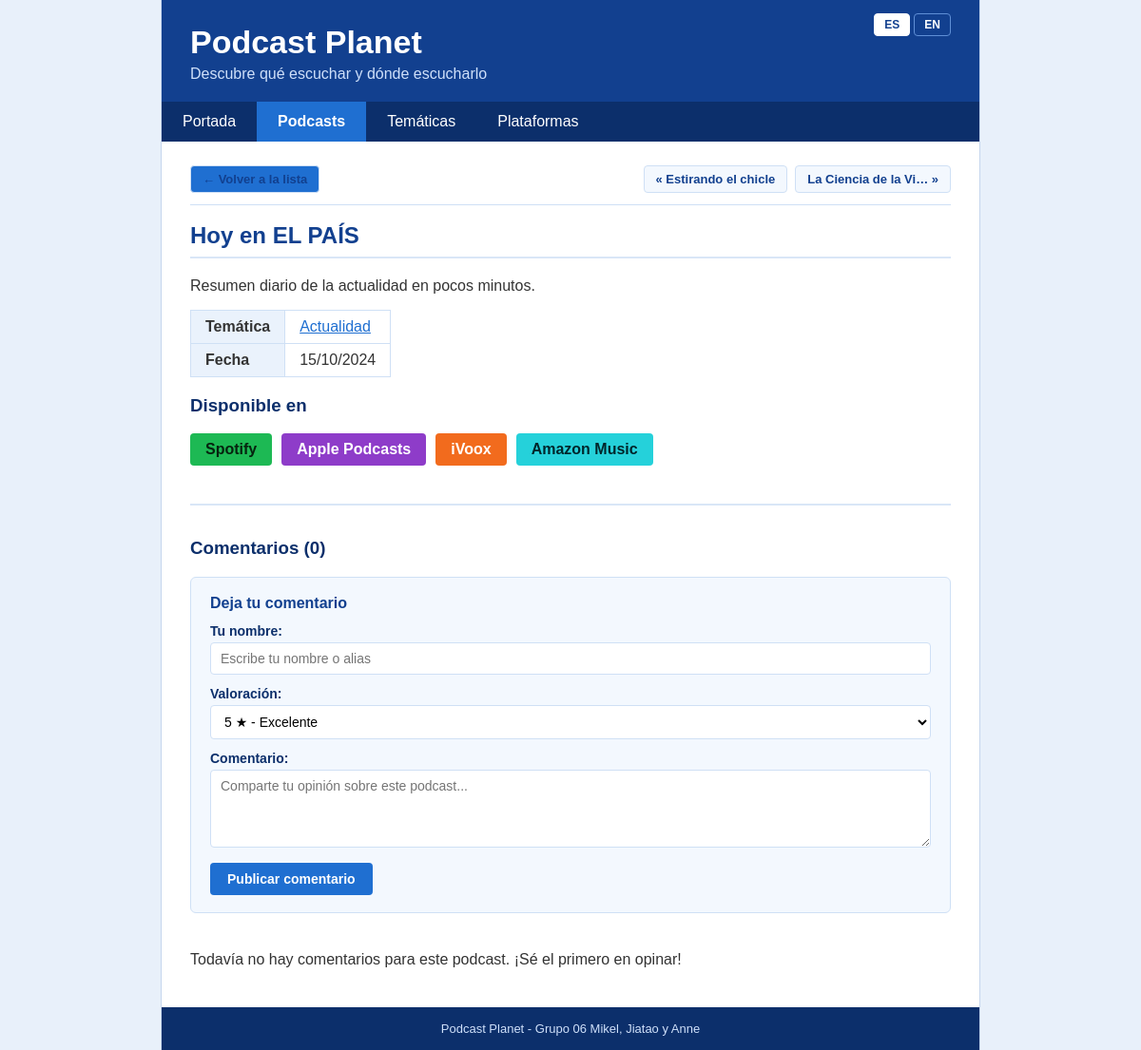
/es/podcasts/5/, run on the app's committed database.
### apppodcasts/models.py (models this page shows, shortened)
class Podcast(models.Model):
    tematica = models.ForeignKey(Tematica, on_delete=models.CASCADE)
    plataformas = models.ManyToManyField(Plataforma)
    nombre = models.CharField(max_length=80)
    descripcion = models.TextField()
    descripcion_en = models.TextField(blank=True, default='')
    fecha = models.DateField()
    @property
    def descripcion_t(self):
        return _segun_idioma(self.descripcion, self.descripcion_en)

class Tematica(models.Model):
    nombre = models.CharField(max_length=50)
    descripcion = models.TextField()
    nombre_en = models.CharField(max_length=50, blank=True, default='')
    descripcion_en = models.TextField(blank=True, default='')
    @property
    def nombre_t(self):
        return _segun_idioma(self.nombre, self.nombre_en)

class Plataforma(models.Model):
    nombre = models.CharField(max_length=50)
    web = models.URLField()

### apppodcasts/views.py (the view, shortened to what this page needs)
# urls.py: path('podcasts/<int:pk>/', PodcastDetailView.as_view(), name='podcast'),
class PodcastDetailView(DetailView):
    model = Podcast
    queryset = Podcast.objects.select_related('tematica').prefetch_related('plataformas', 'comentarios')
    template_name = 'podcast.html'
    context_object_name = 'podcast'
    def get_context_data(self, **kwargs):
        context = super().get_context_data(**kwargs)
        podcast = self.object
        todos_podcasts = list(Podcast.objects.order_by('nombre').only('id', 'nombre'))
        indice = todos_podcasts.index(podcast)
        anterior = todos_podcasts[indice - 1] if indice > 0 else None
        siguiente = todos_podcasts[indice + 1] if indice < len(todos_podcasts) - 1 else None
        context['plataformas'] = podcast.plataformas.all()
        context['comentarios'] = podcast.comentarios.all()
        context['form'] = kwargs.get('form') or ComentarioForm()
        context['anterior'] = anterior
        context['siguiente'] = siguiente
        return context

### apppodcasts/forms.py
class ComentarioForm(forms.ModelForm):
    class Meta:
        model = Comentario
        fields = ['autor', 'valoracion', 'texto']
        labels = {
            'autor': _('Tu nombre'),
            'valoracion': _('Valoración'),
            'texto': _('Comentario'),
        }
        widgets = {
            'autor': forms.TextInput(attrs={
                'placeholder': _('Escribe tu nombre o alias'),
            }),
            'texto': forms.Textarea(attrs={
                'rows': 4,
                'placeholder': _('Comparte tu opinión sobre este podcast...'),
            }),
        }

### apppodcasts/models.py (called while the page is built)
def _segun_idioma(texto_es, texto_en):
    if (get_language() or '').startswith('en') and texto_en:
        return texto_en
    return texto_es

### apppodcasts/templates/podcast.html (shortened to what this page needs)
{% extends "base.html" %}
{% load i18n %}
{% block contenido %}
<nav class="barra-navegacion-detalle" aria-label="{% trans 'Navegación entre podcasts' %}">
    <a class="btn-nav js-volver" href="{% url 'podcasts' %}">&larr; {% trans "Volver a la lista" %}</a>
    <div class="nav-paginacion">
        {% if anterior %}
            <a id="btn-anterior" class="btn-nav" href="{% url 'podcast' anterior.id %}" title="{% trans 'Atajo: tecla flecha izquierda' %}">&laquo; {{ anterior.nombre|truncatechars:20 }}</a>
        {% else %}
            <span class="btn-nav deshabilitado">&laquo; {% trans "Anterior" %}</span>
        {% endif %}
        {% if siguiente %}
            <a id="btn-siguiente" class="btn-nav" href="{% url 'podcast' siguiente.id %}" title="{% trans 'Atajo: tecla flecha derecha' %}">{{ siguiente.nombre|truncatechars:20 }} &raquo;</a>
        {% else %}
            <span class="btn-nav deshabilitado">{% trans "Siguiente" %} &raquo;</span>
        {% endif %}
    </div>
</nav>
<h2>{{ podcast.nombre }}</h2>
<p>{{ podcast.descripcion_t }}</p>
<table>
    <tr>
        <th>{% trans "Temática" %}</th>
        <td><a href="{% url 'tematica' podcast.tematica.id %}">{{ podcast.tematica.nombre_t }}</a></td>
    </tr>
    <tr>
        <th>{% trans "Fecha" %}</th>
        <td>{{ podcast.fecha|date:"d/m/Y" }}</td>
    </tr>
</table>
<h3>{% trans "Disponible en" %}</h3>
{% if plataformas %}
    <ul class="botones">
    {% for pl in plataformas %}
        <li><a class="pl-{{ pl.nombre|slugify }}" href="{% url 'plataforma' pl.id %}">{{ pl.nombre }}</a></li>
    {% endfor %}
    </ul>
{% else %}
    <p>{% trans "No está en ninguna plataforma." %}</p>
{% endif %}
<section class="seccion-comentarios">
    <h3>{% trans "Comentarios" %} (<span id="total-comentarios">{{ comentarios|length }}</span>)</h3>
    <form method="post" id="form-comentario" class="form-comentario">
        <h4>{% trans "Deja tu comentario" %}</h4>
        {{ form.as_p }}
        <button type="submit" id="btn-publicar" class="boton-enviar">{% trans "Publicar comentario" %}</button>
    </form>
    {% if not comentarios %}
        <p id="sin-comentarios">{% trans "Todavía no hay comentarios para este podcast. ¡Sé el primero en opinar!" %}</p>
    {% endif %}
</section>
{% endblock %}

### apppodcasts/static/css/estilos.css (style rules this page uses)
:root { --azul-fondo: #e8f0fa; --azul-claro: #f3f8fe; --azul-borde: #cfe0f5; --azul-suave: #dbe8f8; --azul-medio: #1f6fd1; --azul-oscuro: #12408f; --azul-noche: #0c2f6b; --pl: #1f6fd1; --pl-texto: #ffffff; }
body { margin: 0; font-family: Verdana, Arial, sans-serif; background-color: var(--azul-fondo); color: #333333; }
a { color: var(--azul-medio); }
nav { background-color: var(--azul-noche); }
nav a { display: block; padding: 12px 22px; color: #ffffff; text-decoration: none; }
h2 { margin-top: 0; padding-bottom: 8px; color: var(--azul-oscuro); border-bottom: 2px solid #d9e6f7; }
h3 { color: var(--azul-noche); }
.pl-spotify { --pl: #1db954; --pl-texto: #06230f; }
.pl-apple-podcasts { --pl: #8e3cc9; --pl-texto: #ffffff; }
.pl-ivoox { --pl: #f26b1d; --pl-texto: #ffffff; }
.pl-amazon-music { --pl: #25d1da; --pl-texto: #00262b; }
.botones { margin: 0; padding: 0; list-style: none; overflow: hidden; }
.botones li { float: left; margin: 0 10px 10px 0; }
.botones a { display: block; padding: 8px 16px; background-color: var(--pl); border-radius: 4px; color: var(--pl-texto); text-decoration: none; font-weight: bold; }
table { border-collapse: collapse; margin: 15px 0; }
th, td { padding: 8px 15px; border: 1px solid var(--azul-borde); text-align: left; }
th { background-color: #eaf2fc; }
.seccion-comentarios { clear: both; margin-top: 30px; padding-top: 15px; border-top: 2px solid #d9e6f7; }
.form-comentario { margin-bottom: 24px; padding: 18px 20px; background-color: var(--azul-claro); border: 1px solid var(--azul-borde); border-radius: 6px; }
.form-comentario h4 { margin: 0 0 12px 0; color: var(--azul-oscuro); }
.form-comentario p { margin: 0 0 12px 0; }
.form-comentario label { display: block; margin-bottom: 4px; font-size: 14px; font-weight: bold; color: var(--azul-noche); }
.form-comentario input[type="text"], .form-comentario select, .form-comentario textarea { box-sizing: border-box; width: 100%; padding: 8px 10px; font-family: inherit; font-size: 14px; border: 1px solid var(--azul-borde); border-radius: 4px; background-color: #ffffff; }
.boton-enviar { padding: 9px 18px; background-color: var(--azul-medio); border: none; border-radius: 4px; color: #ffffff; font-family: inherit; font-size: 14px; font-weight: bold; cursor: pointer; }
.barra-navegacion-detalle { display: flex; flex-wrap: wrap; justify-content: space-between; align-items: center; gap: 10px; margin-bottom: 18px; padding-bottom: 12px; border-bottom: 1px solid var(--azul-borde); background-color: transparent; }
.nav-paginacion { display: flex; gap: 8px; }
.btn-nav { display: inline-block; padding: 6px 12px; background-color: var(--azul-claro); border: 1px solid var(--azul-borde); border-radius: 4px; color: var(--azul-oscuro); font-size: 13px; font-weight: bold; text-decoration: none; transition: background-color 0.15s, color 0.15s; }
nav a.activo { background-color: var(--azul-medio); font-weight: bold; }

### data on the page
Podcast: nombre "Estirando el chicle"
Podcast: nombre "La Ciencia de la Vi…"
Podcast: nombre "Hoy en EL PAÍS", descripcion_t "Resumen diario de la actualidad en pocos minutos.", tematica.nombre_t "Actualidad", fecha "15/10/2024"
Plataforma: nombre "Spotify"
Plataforma: nombre "Apple Podcasts"
Plataforma: nombre "iVoox"
Plataforma: nombre "Amazon Music"

### other printed values
{{ codigo|upper }} "ES" "EN"
{{ comentarios|length }} "0"
